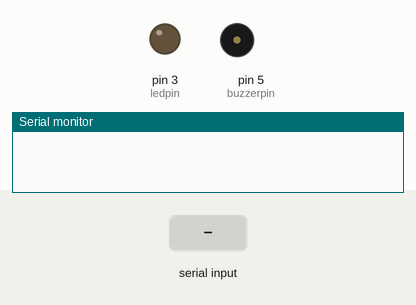
Simulated run of this sketch. Board: Arduino Uno, built with avr-gcc and run on an emulated ATmega328P. Parts: output pins drawn as LEDs (lit = HIGH), buzzer (waves = sounding), the last lines printed to the serial monitor. Inputs (shaded band) come from the test bench. Pins used as bus, display or sensor lines are not drawn.

Above: at 1.2 s.
1.3 s: "o" received over Serial
At 3.3 s:
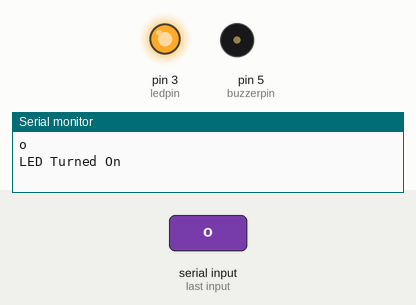
3.8 s: "q" received over Serial
At 5.2 s:
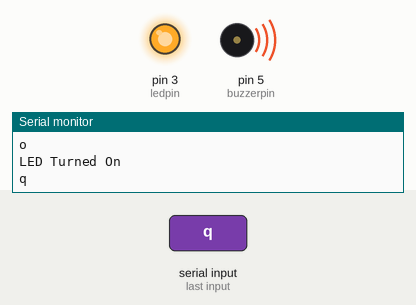
Timing chart, 0 to 8.3 s (numbered marks = the images above; inputs shaded):
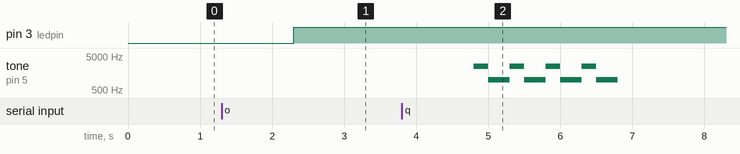

The sketch:

arduino-bot.ino
```cpp
int ledpin = 3;
int buzzerpin = 5;
String val;
void setup() {
  Serial.begin(9600);
  pinMode(ledpin, OUTPUT);

}

void loop() {
  //digitalWrite(ledpin,HIGH);
  while(Serial.available()>0){}
  val = Serial.readString();
  Serial.println(val);

  if (val == "o"){
    Serial.println("LED Turned On");
    digitalWrite(ledpin,HIGH);
  }
  if (val == "f"){
    Serial.println("LED Turned Off");
    digitalWrite(ledpin,LOW);
  }

  // EXTRA CODE FOR BUZZER (Ignore if you aren't going to add a buzzer):

  if (val == "q"){
    for(int i=0;i<=3;i++){
      tone(buzzerpin,2500,1000);
      delay(200);
      tone(buzzerpin,1000,2000);
      delay(300);
    }
    noTone(buzzerpin);
    digitalWrite(buzzerpin,HIGH);
    Serial.println("ping finished");
  }
}
```

Measured:
- after the input at 1.3 s, pin 3 (ledpin): LOW → HIGH after 1.0 s
- after the input at 3.8 s, tone on pin 5 (buzzerpin): silent → 2500 Hz after 1.0 s, then repeats every 0.50 s: 1000 Hz 0.30 s, 2500 Hz 0.20 s, until it stays silent from 6.8 s
